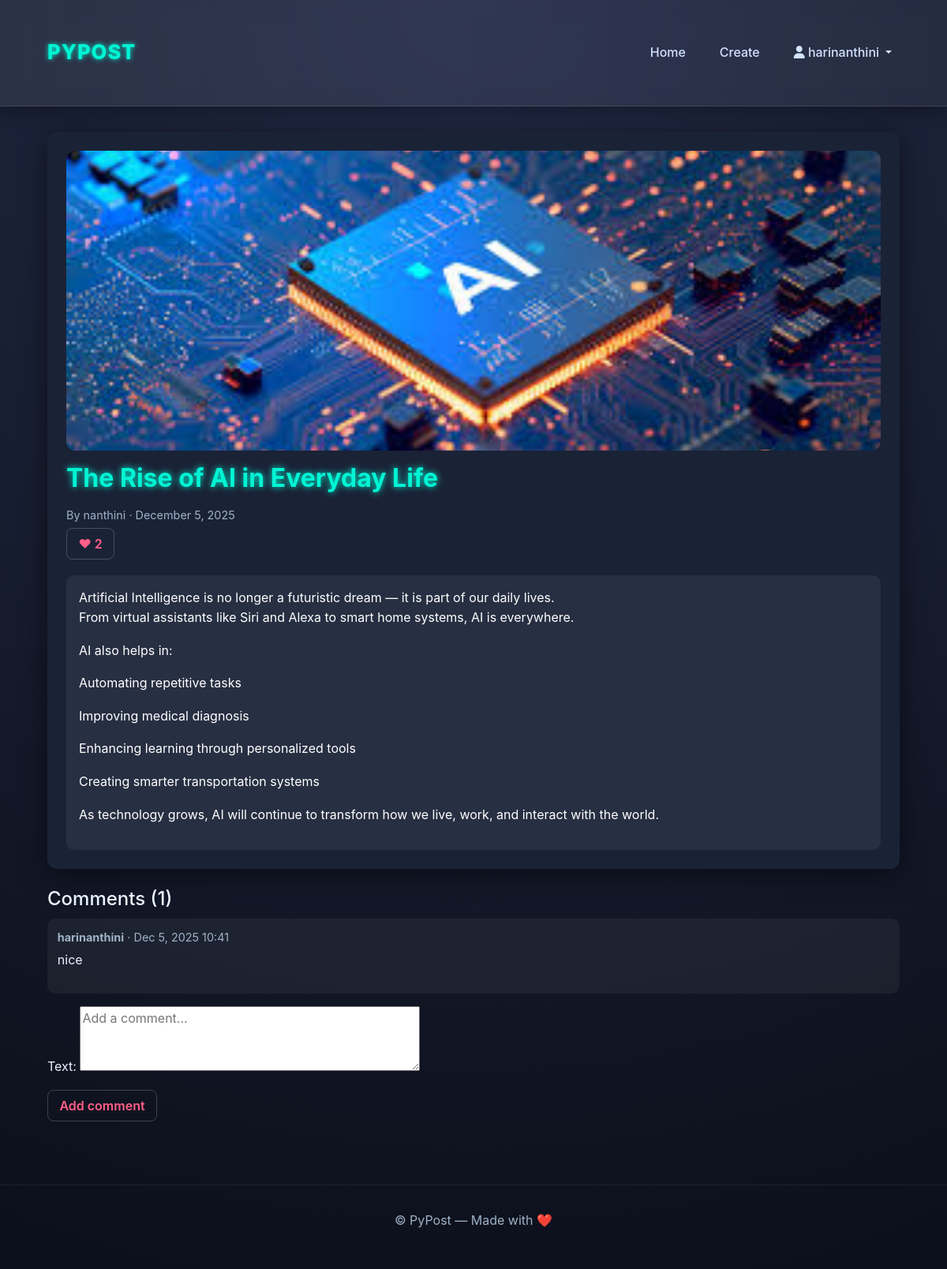
The app's page /posts/the-rise-of-ai-in-everyday-life/ (signed in) with its own data.
### blog/models.py (models this page shows, shortened)
class Post(models.Model):
    author = models.ForeignKey(User, on_delete=models.CASCADE)
    title = models.CharField(max_length=200)
    slug = models.SlugField(unique=True, blank=True)
    body = models.TextField()
    image = models.ImageField(upload_to='uploads/', blank=True, null=True)
    created_at = models.DateTimeField(auto_now_add=True)
    updated_at = models.DateTimeField(auto_now=True)
    published = models.BooleanField(default=True)
    likes = models.ManyToManyField(User, related_name="liked_posts", blank=True)
    def total_likes(self):
        return self.likes.count()

class Comment(models.Model):
    post = models.ForeignKey(Post, on_delete=models.CASCADE, related_name="comments")
    user = models.ForeignKey(settings.AUTH_USER_MODEL, on_delete=models.CASCADE)
    text = models.TextField(max_length=1000)
    created_at = models.DateTimeField(auto_now_add=True)
    edited = models.BooleanField(default=False)
    class Meta:
        ordering = ["-created_at"]

### blog/views.py (the view, shortened to what this page needs)
# urls.py: path("posts/<slug:slug>/", views.post_detail, name="post_detail"),
def post_detail(request, slug):
    post = get_object_or_404(Post, slug=slug, published=True)
    comment_form = CommentForm()
    return render(
        request,
        "blog/post_detail.html",
        {"post": post, "comment_form": comment_form},
    )

### blog/forms.py
class CommentForm(forms.ModelForm):
    class Meta:
        model = Comment
        fields = ["text"]
        widgets = {
            "text": forms.Textarea(
                attrs={"rows": 3, "placeholder": "Add a comment..."}
            )
        }

### templates/blog/post_detail.html (shortened to what this page needs)
{% extends "base.html" %}
{% block content %}
<div class="post">
  {% if post.image %}
    <img src="{{ post.image.url }}" alt="{{ post.title }}"
         style="width:100%;max-height:380px;object-fit:cover;border-radius:12px;">
  {% endif %}
  <h1 class="mt-3 page-title">{{ post.title }}</h1>
  <p class="meta">
    By {{ post.author.username }} · {{ post.created_at|date:"F j, Y" }}
  </p>
  <div class="d-flex align-items-center mb-3 gap-2">
    {% if user.is_authenticated %}
      <form method="post"
            action="{% url 'blog:post_like' post.slug %}"
            class="inline-like d-inline">
        <button class="btn like-btn">
          ❤ <span class="like-count">{{ post.total_likes }}</span>
        </button>
      </form>
    {% else %}
      <span class="text-muted small">
        ❤ <span>{{ post.total_likes }}</span> — <a href="{% url 'login' %}">Login to like</a>
      </span>
    {% endif %}
  </div>
  <div class="post-body">
    {{ post.body|linebreaks }}
  </div>
</div>
<section class="comments mt-4">
  <h4>Comments ({{ post.comments.count }})</h4>
  {% for c in post.comments.all %}
    <div class="comment">
      <div class="small meta">
        <strong>{{ c.user.username }}</strong> · {{ c.created_at|date:"M j, Y H:i" }}
      </div>
      <p class="mb-0">{{ c.text|linebreaks }}</p>
    </div>
  {% empty %}
    <p class="text-muted">No comments yet.</p>
  {% endfor %}
  {% if user.is_authenticated %}
    <form method="post" class="mt-3">
      {{ comment_form.as_p }}
      <button class="btn">Add comment</button>
    </form>
  {% else %}
    <p class="text-muted mt-3">
      <a href="{% url 'login' %}">Login</a> to add a comment.
    </p>
  {% endif %}
</section>
{% endblock %}

### templates/base.html (shortened to what this page needs)
{% load static %}
<!doctype html>
<html lang="en">
<head>
  <link href="https://cdn.jsdelivr.net/npm/bootstrap@5.3.2/dist/css/bootstrap.min.css" rel="stylesheet">
  <link rel="stylesheet" href="https://cdnjs.cloudflare.com/ajax/libs/font-awesome/6.6.0/css/all.min.css">
  <link rel="stylesheet" href="{% static 'css/style.css' %}">
</head>
<body>
<header class="site-header">
  <div class="container header-inner">
    <a class="brand" href="{% url 'blog:post_list' %}">
      PYPOST
    </a>
    <nav>
      <a href="{% url 'blog:post_list' %}">Home</a>
      {% if user.is_authenticated %}
        <a href="{% url 'blog:post_create' %}">Create</a>
      <div class="dropdown d-inline">
  <a class="dropdown-toggle" style="cursor:pointer;" data-bs-toggle="dropdown">
    <i class="fa-solid fa-user"></i> {{ user.username }}
  </a>
</div>
      {% else %}
        <a href="{% url 'login' %}">Login</a>
        <a href="{% url 'blog:register' %}">Register</a>
      {% endif %}
    </nav>
  </div>
</header>
<main class="container">
  {% block content %}{% endblock %}
</main>
<footer class="site-footer">
  <p>© {{ now|date:"Y" }} PyPost — Made with ❤️</p>
</footer>
</body>
</html>

### static/css/style.css (style rules this page uses)
:root { --bg:#0b0f19; --bg-secondary:#1a2236; --card:#162032; --accent:#8b5cf6; --accent-2:#ff5f86; --highlight:#00f5d4; --muted:#9fb3c8; --glass: rgba(255,255,255,0.05); --padding:1rem; }
* { box-sizing:border-box; font-family:Inter, system-ui, -apple-system, 'Segoe UI', Roboto, Arial; transition:all .25s ease; }
body { margin:0; background: radial-gradient(circle at top, #232a47, var(--bg)), linear-gradient(180deg,#162032,#0e1525); color:#eaf3ff; min-height:100vh; line-height:1.6; }
.site-header { backdrop-filter:blur(12px); background:linear-gradient(90deg, rgba(255,255,255,0.08), rgba(255,255,255,0.05)); border-bottom:1px solid rgba(255,255,255,0.1); padding:.9rem 0; position:sticky; top:0; z-index:100; box-shadow:0 4px 25px rgba(0,0,0,0.4); }
.header-inner { display:flex; align-items:center; justify-content:space-between; }
.brand { font-weight:800; color:var(--highlight); font-size:1.6rem; text-decoration:none; letter-spacing:1px; text-shadow:0 0 6px var(--highlight); }
nav a { color:#d2e3ff; margin-left:1.2rem; text-decoration:none; font-weight:500; padding:.4rem .6rem; border-radius:6px; }
.page-title { font-size:2rem; font-weight:700; margin-bottom:1rem; color:var(--highlight); text-shadow:0 0 8px var(--highlight); }
.container { width:90%; max-width:1100px; margin:0 auto; padding:2rem 0; }
.meta { color:var(--muted);font-size:.9rem;margin-bottom:.3rem; }
.btn { display:inline-block; padding:.45rem .9rem; border-radius:8px; border:1px solid rgba(255,255,255,0.2); background:transparent; color:var(--accent-2); text-decoration:none; font-weight:600; }
.post { background:var(--bg-secondary); padding:1.5rem; border-radius:12px; box-shadow:0 6px 34px rgba(0,0,0,0.5); }
.post-body { margin-top:1.2rem; background:rgba(255,255,255,0.06); padding:1rem; border-radius:10px; color:#ffffff; }
.post-body p, .post-body h1, .post-body h2, .post-body h3, .post-body h4, .post-body h5, .post-body h6, .post-body li { color:#ffffff !important; }
.comments .comment { background:rgba(255,255,255,0.05); padding:.8rem; margin:.6rem 0; border-radius:10px; }
.site-footer { padding:2rem 0; text-align:center; color:var(--muted); border-top:1px solid rgba(255,255,255,0.07); margin-top:3rem; }

### records on screen
Post: image (picture), title "The Rise of AI in Everyday Life", author.username "nanthini", created_at "December 5, 2025", total_likes "2", body "Artificial Intelligence is no longer a futuristic dream — it is part of our daily lives. From virtual assistants like Siri and Alexa to smart home systems, AI is everywhere. AI also helps in: Automating repetitive tasks Improving medical diagnosis Enhancing learning through personalized tools Creating smarter transportation systems As technology grows, AI will continue to transform how we live, work, and interact with the world.", comments.count "1"
Comment: user.username "harinanthini", created_at "Dec 5, 2025 10:41", text "nice"

### other values on screen
{{ user.username }} "harinanthini"
